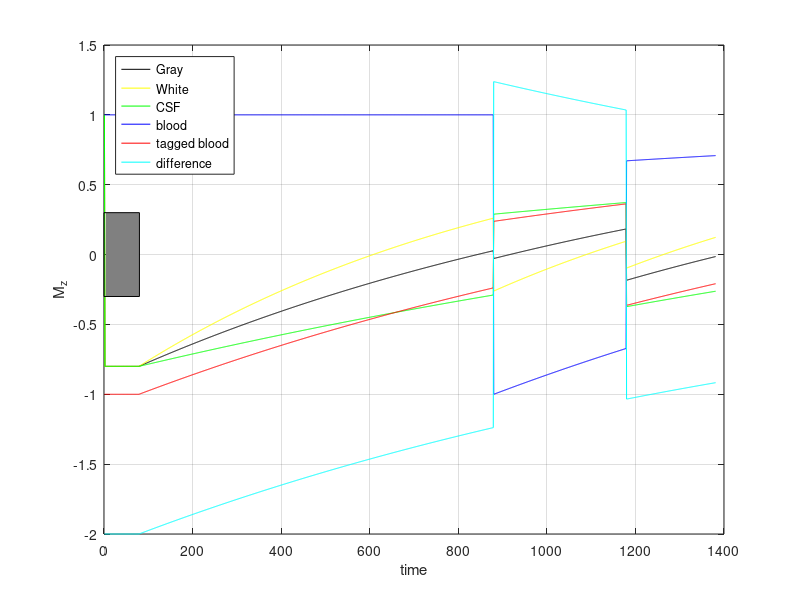
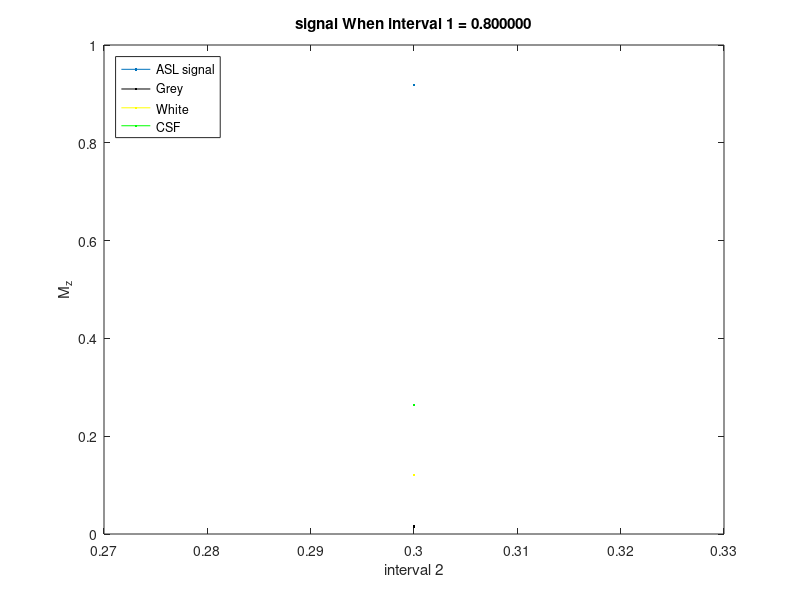
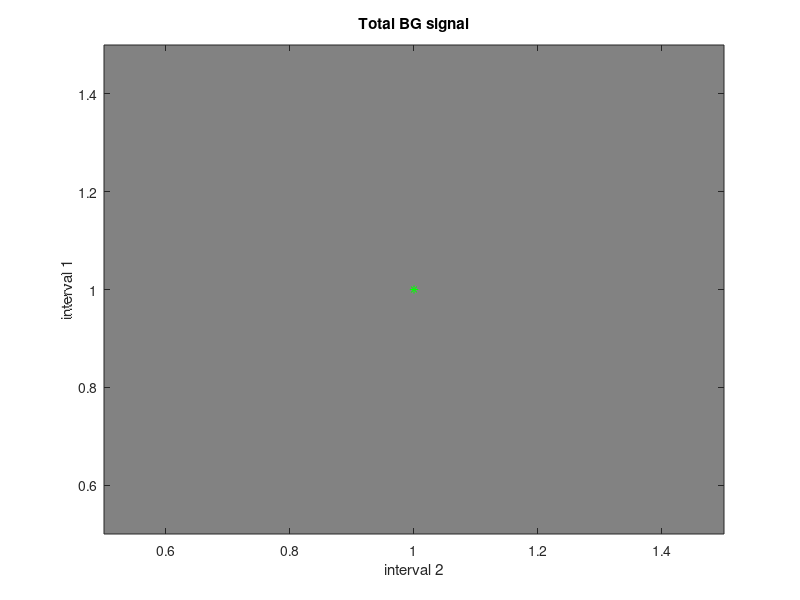

Here is the MATLAB script that generated these plots, in order:
clear
R1a = 1/1.67;
R1g=1/1.3;
R1w=1/0.9;
R1csf = 1/2.4;

doVSI = 1;
do7t = 0;
showEvolution = 0;

if do7t
    R1a = 1/2.3;
    R1=1/2;
    R1csf = 1/4.3;
    
end

tag_length = 1.8;  % 1.6 duration of labeling train
tag_delay = 1.8;
% define transit time as the time elapsed between tagging and acquisition
% t_transit = [0.1:0.1:1.6];
% time at which spins actually get tagged (depends on their transit time)
tag_time = [0:0.1:1.6];
tag_time = tag_length;

if do7t
    tag_delay = 0.3;
    tag_length = 2.5;
    interval = [0.005:0.02:tag_delay];
    interval = 0.3
    tag_time = 1;
end

if doVSI
    tag_length = 0.08;
    tag_time = 0.08;
    tag_delay = 1.3;
end

% intervals before each BGS inversion pulse
interval1=[0:0.1:tag_delay];
interval2=[0:0.1:tag_delay];

    interval1 = 0.8;
    interval2 = 0.3;
    showEvolution = 1;

% % TR = 3000 (tag_duration = 0.7)
%  interval1 = 1.
%  interval2 = 0.5
% % TR = 4000 (tag_duration = 1.7)
%  interval1 = 1.1
%  interval2 = 0.4

AQtime = ceil(1e3*(tag_length + tag_delay));
asl=ones(length(interval1), length(interval1));

mcsf = ones(AQtime,1);
ma = ones(AQtime,1);
mat = ones(AQtime,1);
mg = ones(AQtime,1);
mw = ones(AQtime,1);

% intialise labeling:
ma(1)= 1;
mat(1)= -1;

bkgnd1=asl;
bkgnd2=asl;
bkgnd3=asl;

%for nt = 1:length(tag_time)
for n1 = 1:length(interval1)
    
    
    for n2=1:length(interval1)
        
        a = tag_length;             % end of labeling time
        b = a + interval1(n1);      % BGS1 time
        c = b + interval2(n2);      % BGS 2 time
        
        if c < tag_delay-0.1
            
            %%
            % Shin's schemes
            %       a = 3.2 - 1.58;
            %       b = 3.2 - 0.13;
            
            %         a = 3.2 - 0.98;
            %         b = 3.2 - 0.127
            %          a = inf;
            %          b = inf;
            %%
            % This scheme seems to be very robust over many T1 values
            %         a = 3.2 - 1.1;
            %         b = 3.2 - 0.1;
            %%
            
            dt=1e-3;
            
            % VSI case: no saturation
            % PCASL case: saturate before labeling
            if ~doVSI
                mcsf(1) = 0;
                mg(1) = 0;
                mw(1) = 0;
            end
            
            
            % Bloch equation T1 decay ...
            for n=2:AQtime
                dmg =  (1 - mg(n-1))*R1g;
                mg(n) = mg(n-1) + dmg*dt;
                
                dmw =  (1 - mw(n-1))*R1w;
                mw(n) = mw(n-1) + dmw*dt;
                
                dmcsf =  (1 - mcsf(n-1))*R1csf;
                mcsf(n) = mcsf(n-1) + dmcsf*dt;
                
                dma =  (1 - ma(n-1))*R1a;
                ma(n) = ma(n-1) + dma*dt;
                
                dmat =  (1 - mat(n-1))*R1a;
                mat(n) = mat(n-1) + dmat*dt;
                
                % (a)end of the tagging: we make sure the arterial spins are inverted
                if abs(n*dt) < tag_time
                    ma(n) = 1;
                    mat(n) = -1;
                    
                    % in VSI case, the stationary spins are inverted
                    if doVSI
                        mcsf(n) = -0.8;
                        mg(n) = -0.8;
                        mw(n) = -0.8;
                    end
                end
                
                % (b) first inversion pulse: applied to the whole brain and the artery
                if abs(n*dt - b)< (dt/2)
                    mcsf(n) = -mcsf(n);
                    mw(n) = -mw(n);
                    mg(n) = -mg(n);
                    
                    ma(n) = -ma(n);
                    mat(n) = -mat(n);
                end
                if 1
                    % (c) second inversion pulse: applied to the whole brain and the artery
                    if abs(n*dt - c)< (dt/2)
                        mcsf(n) = -mcsf(n);
                        mw(n) = -mw(n);
                        mg(n) = -mg(n);
                        ma(n) = -ma(n);
                        mat(n) = -mat(n);
                    end
                end
            end
            if showEvolution
                figure(1)
                plot(mg,'k'); grid on
                hold on;
                plot(mw,'y');
                plot(mcsf,'g');
                plot(ma,'b')
                plot(mat,'r')
                plot(mat-ma,'c')
                legend('Gray','White','CSF','blood','tagged blood','difference','Location','NorthWest')
                rectangle('Position', [0 -0.3 tag_length/dt  0.6],'FaceColor',[0.5 0.5 0.5] )
                xlabel('time'); ylabel('M_z');
                drawnow; pause(0.2);
                hold off
            end
            
            asl(n1,n2) =  mat(end-2)-ma(end-2);
            bkgnd1(n1,n2) =  mg(end-2);
            bkgnd2(n1,n2) =  mw(end-2);
            bkgnd3(n1,n2) =  mcsf(end-2);
        end
    end
    if showEvolution
        figure (2)
        plot(interval2, abs(asl(n1,:))); hold on;
        plot(interval2,abs(bkgnd1(n1,:)),'k');
        plot(interval2,abs(bkgnd2(n1,:)),'y');
        plot(interval2,abs(bkgnd3(n1,:)),'g');hold off
        xlabel('interval 2'); ylabel('M_z');
        legend('ASL signal','Grey', 'White','CSF','Location','NorthWest')
        title(sprintf('signal When interval 1 = %f',interval1(n1)));
    end
end

tb = abs(bkgnd1) + abs(bkgnd2) + abs(bkgnd3);
smalls = find(...
    abs(bkgnd1(:)) < 0.2 & ...
    abs(bkgnd2(:)) < 0.2 & ...
    abs(bkgnd3(:)) < 0.25); %&...
%     bkgnd1(:) > 0 & ...
%     bkgnd2(:) > 0 & ...
%     bkgnd3(:) > 0)
%

[best bestind] = min(tb(:))
[bn1, bn2] = ind2sub( size(bkgnd1), bestind)
[sbn1, sbn2] = ind2sub( size(bkgnd1), smalls)

fprintf('\nLeast total signal when: \nBS1 time:  %f, \nBS2 time: %f\n', ...
    interval1(bn1), interval2(bn2) );

fprintf('\nGood signals signal when: \nBS1 time:  %f, \nBS2 time: %f\n', ...
    interval1(sbn1), interval2(sbn2) );

figure(3)
imagesc(tb); colormap gray
axis xy
title('Total BG signal')
xlabel('interval 2'); ylabel('interval 1');
hold on
plot(bn2,bn1, '*g')
plot(sbn2,sbn1, '*r')
